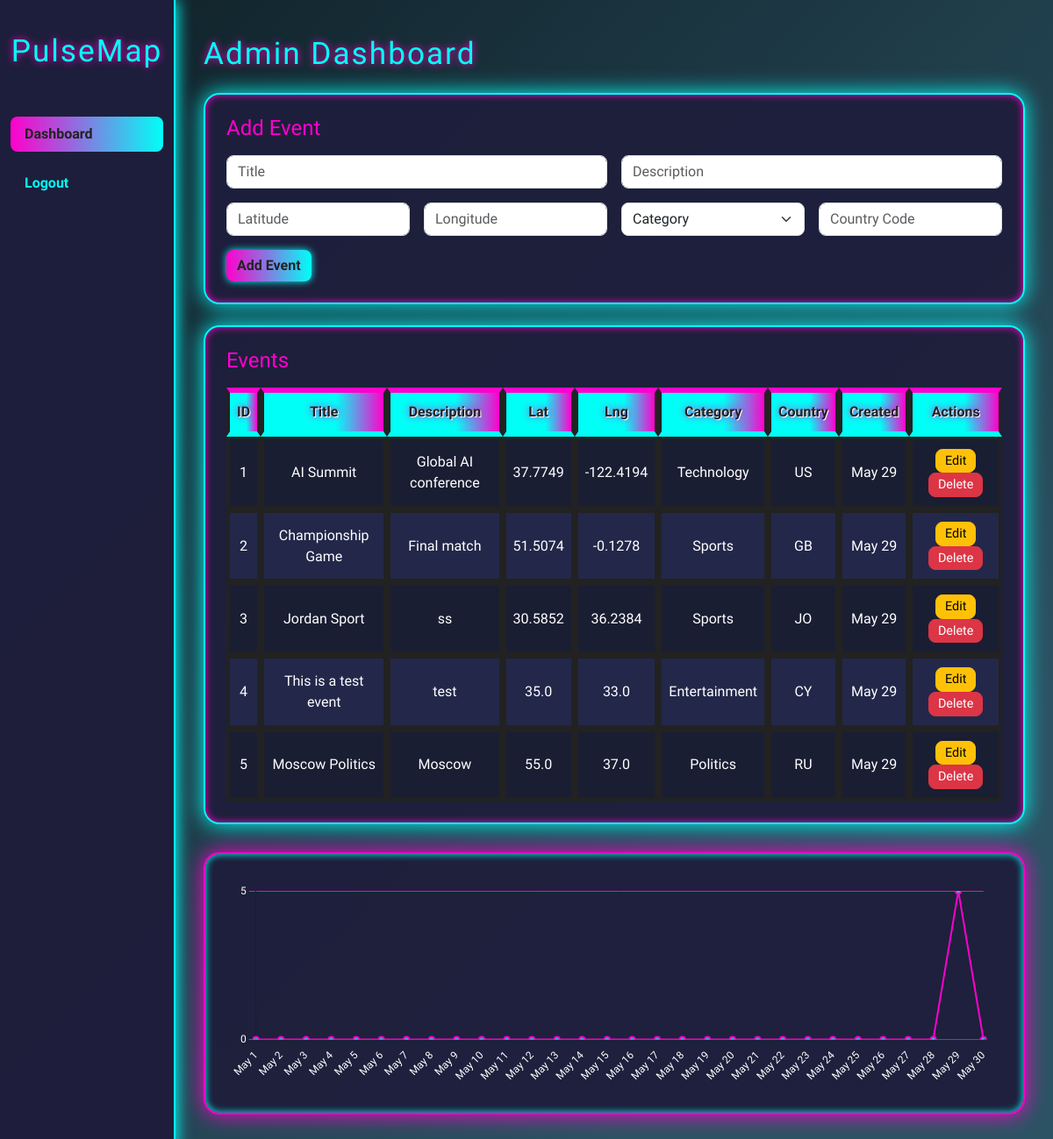
Before: /admin (signed in) with the older database file.
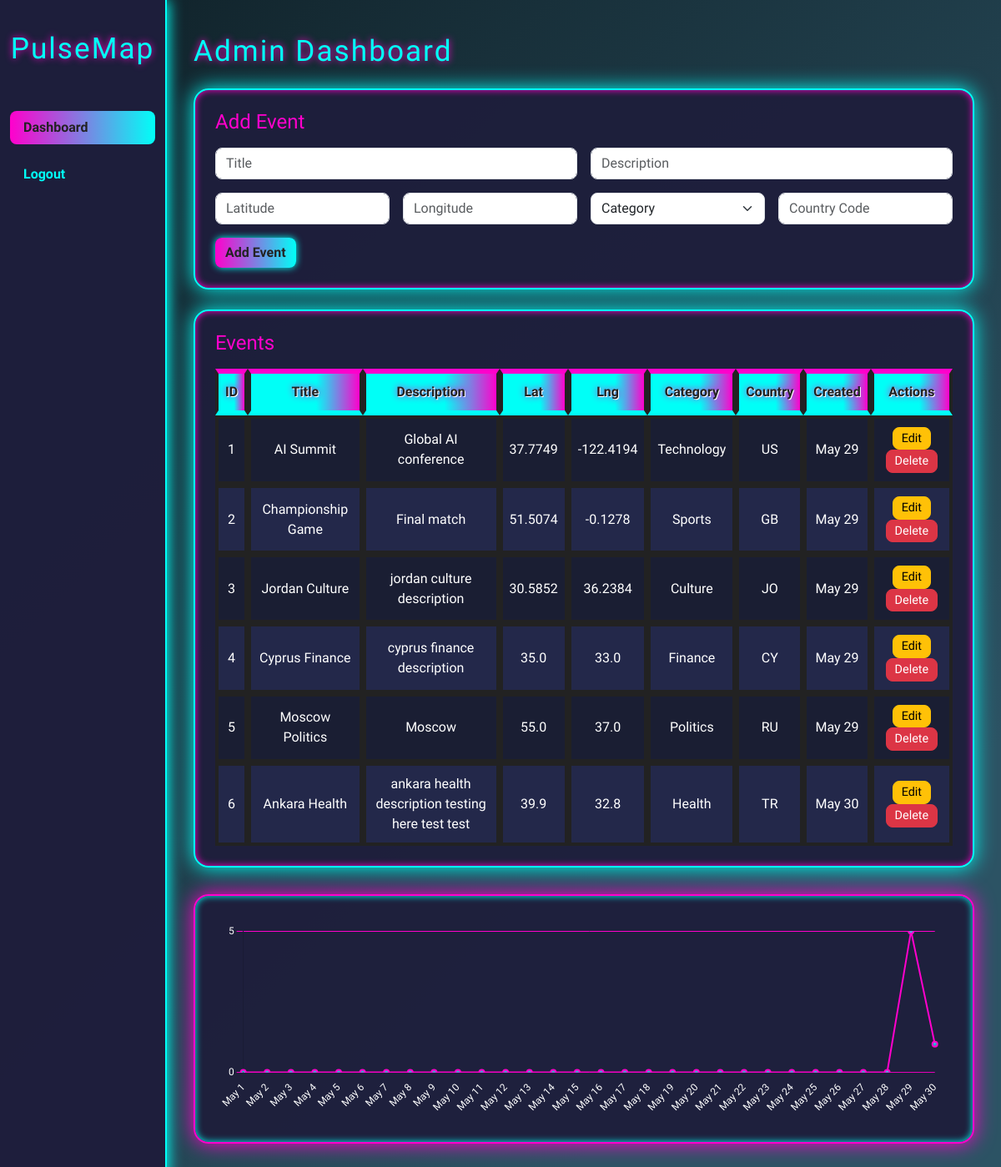
After: the same page with the newer database file.
### app.py (models this page shows)
class Event(db.Model):
    id = db.Column(db.Integer, primary_key=True)
    title = db.Column(db.String(128), nullable=False)
    description = db.Column(db.String(256))
    latitude = db.Column(db.Float, nullable=False)
    longitude = db.Column(db.Float, nullable=False)
    category_id = db.Column(db.Integer, db.ForeignKey("category.id"), nullable=False)
    country_code = db.Column(db.String(2), nullable=False, default="")
    created_at = db.Column(db.DateTime, default=datetime.utcnow)
    category = db.relationship("Category", backref=db.backref("events", lazy=True))

class Category(db.Model):
    id = db.Column(db.Integer, primary_key=True)
    name = db.Column(db.String(64), unique=True, nullable=False)

### app.py (the view, shortened to what this page needs)
@app.route("/admin", methods=["GET", "POST"])
@admin_required
def admin_dashboard():
    categories = Category.query.all()
    events = Event.query.all()
    today = datetime.utcnow().date()
    last_30_days = [today - timedelta(days=i) for i in range(29, -1, -1)]
    event_counts = {d: 0 for d in last_30_days}
    for event in events:
        event_date = event.created_at.date()
        if event_date in event_counts:
            event_counts[event_date] += 1
    chart_labels = [d.strftime("%Y-%m-%d") for d in last_30_days]
    chart_values = [event_counts[d] for d in last_30_days]
    return render_template(
        "admin.html",
        categories=categories,
        events=events,
        chart_labels=chart_labels,
        chart_values=chart_values,
    )

### app.py (called while the page is built)
def admin_required(f):
    from functools import wraps
    @wraps(f)
    def decorated_function(*args, **kwargs):
        if not session.get("admin_logged_in"):
            return redirect(url_for("admin_login"))
        return f(*args, **kwargs)
    return decorated_function

### templates/admin.html (shortened to what this page needs)
<!DOCTYPE html>
<html>
<head>
    <link href="https://cdn.jsdelivr.net/npm/bootstrap@5.3.3/dist/css/bootstrap.min.css" rel="stylesheet">
    <link href="{{ url_for('static', filename='cyberpunk.css') }}" rel="stylesheet">
</head>
<body>
<div class="container-fluid">
    <div class="row">
        <nav class="col-md-2 d-none d-md-block sidebar">
            <div class="position-sticky">
                <div class="cyber-title mb-5 text-center">PulseMap</div>
                <ul class="nav flex-column">
                    <li class="nav-item">
                        <a class="nav-link active" href="{{ url_for('admin_dashboard') }}">Dashboard</a>
                    </li>
                    <li class="nav-item">
                        <a class="nav-link" href="{{ url_for('admin_logout') }}">Logout</a>
                    </li>
                </ul>
            </div>
        </nav>
        <main class="col-md-10 ms-sm-auto dashboard-content">
            <h1 class="mb-4 cyber-title">Admin Dashboard</h1>
            <div class="cyber-card p-4 mb-4">
                <h4 class="mb-3" style="color:#ff00cc;">Add Event</h4>
                <form method="post" class="row g-3">
                    <div class="col-md-6">
                        <input name="title" class="form-control" placeholder="Title" required>
                    </div>
                    <div class="col-md-6">
                        <input name="description" class="form-control" placeholder="Description">
                    </div>
                    <div class="col-md-3">
                        <input name="latitude" class="form-control" placeholder="Latitude" required>
                    </div>
                    <div class="col-md-3">
                        <input name="longitude" class="form-control" placeholder="Longitude" required>
                    </div>
                    <div class="col-md-3">
                        <select name="category_id" class="form-select" required>
                            <option value="" disabled selected>Category</option>
                        </select>
                    </div>
                    <div class="col-md-3">
                        <input name="country_code" class="form-control" placeholder="Country Code" maxlength="2" required>
                    </div>
                    <div class="col-12">
                        <button type="submit" class="btn btn-cyber">Add Event</button>
                    </div>
                </form>
            </div>
            <div class="cyber-card p-4 mb-4">
                <h4 class="mb-3" style="color:#ff00cc;">Events</h4>
                <div class="table-responsive">
                    <table class="block-table" id="eventsTable">
                        <thead>
                            <tr>
                                <th data-sort="id">ID</th>
                                <th data-sort="title">Title</th>
                                <th data-sort="description">Description</th>
                                <th data-sort="latitude">Lat</th>
                                <th data-sort="longitude">Lng</th>
                                <th data-sort="category">Category</th>
                                <th data-sort="country_code">Country</th>
                                <th data-sort="created_at">Created</th>
                                <th>Actions</th>
                            </tr>
                        </thead>
                        <tbody>
                            {% for event in events %}
                            <tr>
                                <td>{{ event.id }}</td>
                                <td>{{ event.title }}</td>
                                <td>{{ event.description }}</td>
                                <td>{{ event.latitude }}</td>
                                <td>{{ event.longitude }}</td>
                                <td>{{ event.category.name }}</td>
                                <td>{{ event.country_code }}</td>
                                <td>{{ event.created_at.strftime('%b %d') }}</td>
                                <td>
                                    <a href="{{ url_for('edit_event', event_id=event.id) }}" class="btn btn-sm btn-warning">Edit</a>
                                    <form action="{{ url_for('delete_event', event_id=event.id) }}" method="post" style="display:inline;">
                                        <button type="submit" class="btn btn-sm btn-danger" onclick="return confirm('Delete this event?')">Delete</button>
                                    </form>
                                </td>
                            </tr>
                            {% endfor %}
                        </tbody>
                    </table>
                </div>
            </div>
            <div class="chart-container">
                <canvas id="eventsChart" height="80"></canvas>
            </div>
        </main>
    </div>
</div>
</body>
</html>

### static/cyberpunk.css (style rules this page uses)
body { background: linear-gradient(135deg, #0f2027, #2c5364 80%); color: #fff; font-family: 'Orbitron', 'Montserrat', Arial, sans-serif; }
.sidebar { min-height: 100vh; background: rgba(30, 30, 60, 0.98); border-right: 2px solid #00fff7; box-shadow: 2px 0 16px #00fff7; padding-top: 2rem; }
.sidebar .nav-link { color: #00fff7; font-weight: bold; margin-bottom: 1rem; border-radius: 8px; transition: background 0.2s; }
.sidebar .nav-link.active, .sidebar .nav-link:hover { background: linear-gradient(90deg, #ff00cc, #00fff7); color: #222; }
.dashboard-content { padding: 2.5rem 2rem; }
.cyber-card { background: rgba(30, 30, 60, 0.95); border: 2px solid #00fff7; border-radius: 18px; box-shadow: 0 0 24px #00fff7, 0 0 8px #ff00cc inset; margin-bottom: 2rem; }
.cyber-title { font-family: 'Orbitron', 'Montserrat', Arial, sans-serif; font-size: 2.2rem; letter-spacing: 2px; color: #00fff7; text-shadow: 0 0 8px #ff00cc; }
.form-control, .form-select, .btn { border-radius: 8px; }
.btn-cyber { background: linear-gradient(90deg, #ff00cc, #00fff7); color: #222; font-weight: bold; border: none; box-shadow: 0 0 8px #00fff7; transition: background 0.2s; }
.block-table { border-collapse: separate; border-spacing: 0; width: 100%; font-family: 'Orbitron', 'Montserrat', Arial, sans-serif; font-size: 1rem; background: #181c2f; box-shadow: 0 0 16px #00fff7; }
.block-table th, .block-table td { border: 4px solid #222; padding: 10px 8px; text-align: center; }
.block-table th { background: linear-gradient(90deg, #00fff7 60%, #ff00cc 100%); color: #222; font-weight: bold; cursor: pointer; text-shadow: 1px 1px 0 #fff, 0 0 8px #ff00cc; border-bottom: 6px solid #00fff7; border-top: 6px solid #ff00cc; user-select: none; transition: background 0.2s; }
.block-table tr { border-radius: 0; }
.block-table tr:nth-child(even) td { background: #23284a; }
.block-table tr:nth-child(odd) td { background: #1a1e33; }
.block-table td { color: #fff; font-family: 'Orbitron', 'Montserrat', Arial, sans-serif; font-size: 1rem; }
.block-table .btn { font-size: 0.9rem; padding: 2px 10px; }
.chart-container { background: rgba(30, 30, 60, 0.95); border: 2px solid #ff00cc; border-radius: 18px; box-shadow: 0 0 24px #ff00cc, 0 0 8px #00fff7 inset; padding: 2rem; margin-top: 2rem; }
.cyber-card { background: rgba(30, 30, 60, 0.95); border: 2px solid #00fff7; border-radius: 18px; box-shadow: 0 0 24px #00fff7, 0 0 8px #ff00cc inset; padding: 2.5rem 2rem 2rem 2rem; }
.form-control, .btn { border-radius: 8px; }
.btn-cyber { background: linear-gradient(90deg, #ff00cc, #00fff7); color: #222; font-weight: bold; }

Changed rows visible on the page:
changed Event "JO": title "Jordan Sport" → "Jordan Culture"; description "ss" → "jordan culture description"; category.name "Sports" → "Culture"
changed Event "CY": title "This is a test event" → "Cyprus Finance"; description "test" → "cyprus finance description"; category.name "Entertainment" → "Finance"
added Event: id "6", title "Ankara Health", description "ankara health description testing here test test", latitude "39.9", longitude "32.8", category.name "Health", country_code "TR", created_at "May 30"
Other visible differences:
chart data {{ chart_values|tojson }}: [0, 0, 0, 0, 0, 0, 0, 0, 0, 0, 0, 0, 0, 0, 0, 0, 0, 0, 0, 0, 0, 0, 0, 0, 0, 0, 0, 0, 5, 0] → [0, 0, 0, 0, 0, 0, 0, 0, 0, 0, 0, 0, 0, 0, 0, 0, 0, 0, 0, 0, 0, 0, 0, 0, 0, 0, 0, 0, 5, 1]
